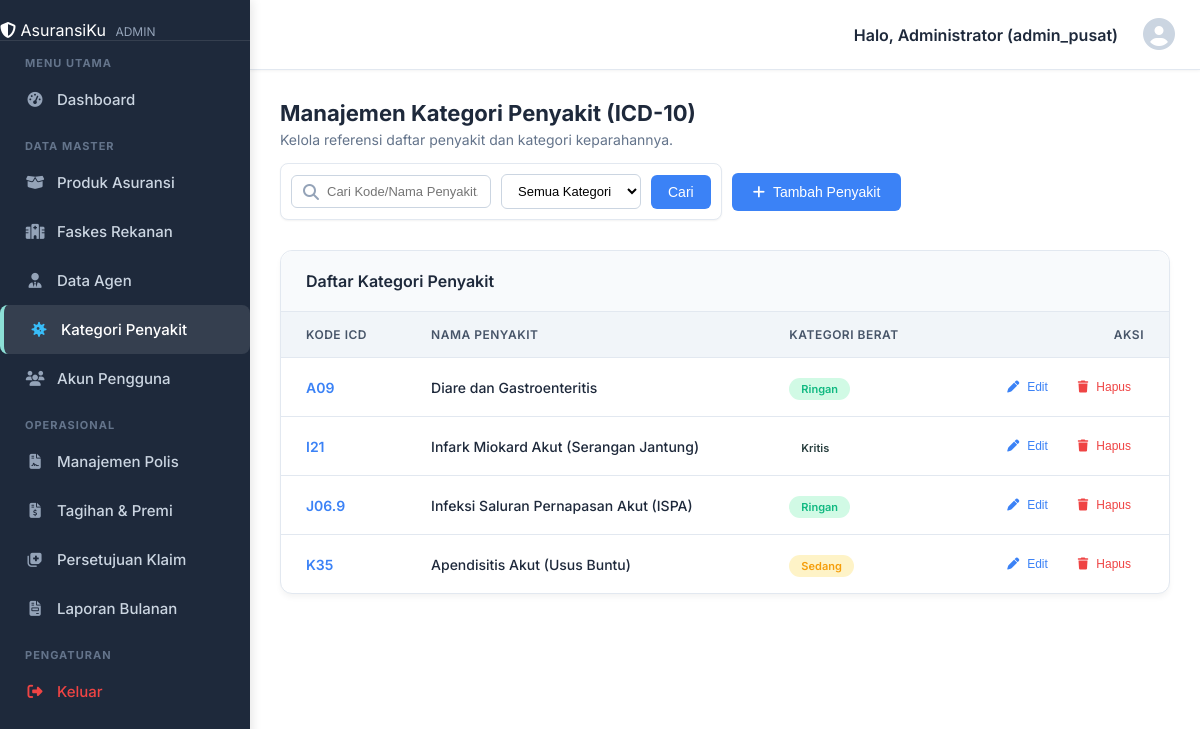
Screenshot of /admin/penyakit/index.php (signed in) with the database file from the repository.
### tables this page shows
CREATE TABLE kategori_penyakit (
    kode_icd VARCHAR(10) PRIMARY KEY,
    nama_penyakit VARCHAR(150) NOT NULL,
    kategori_berat ENUM('Ringan', 'Sedang', 'Berat', 'Kritis') NOT NULL
);

### admin/penyakit/index.php (the view, shortened to what this page needs)
<?php
    require_once __DIR__ . "/../../layouts/admin/header.php";
    $search = $_GET['search'] ?? '';
    $whereClause = "WHERE 1=1";
    $params = [];
    $query = "SELECT * FROM kategori_penyakit $whereClause ORDER BY kode_icd ASC";
    $stmt = $conn->prepare($query);
    $stmt->execute($params);
    $penyakit_list = $stmt->fetchAll(PDO::FETCH_ASSOC);
?>
<div style="margin-bottom: 30px; display: flex; justify-content: space-between; align-items: flex-end; flex-wrap: wrap; gap: 15px;">
    <div>
        <h2 style="margin: 0 0 5px 0; color: #1e293b; font-size: 22px;">Manajemen Kategori Penyakit (ICD-10)</h2>
        <p style="margin: 0; color: #64748b; font-size: 14px;">Kelola referensi daftar penyakit dan kategori keparahannya.</p>
    </div>
    <div style="display: flex; gap: 10px; align-items: center; flex-wrap: wrap;">
        <form method="GET" action="" style="display: flex; gap: 10px; align-items: center; background: white; padding: 10px; border-radius: 8px; border: 1px solid #e2e8f0; box-shadow: 0 1px 2px rgba(0,0,0,0.05);">
            <div style="position: relative;">
                <i class="fa-solid fa-search" style="position: absolute; left: 12px; top: 50%; transform: translateY(-50%); color: #94a3b8;"></i>
                <input type="text" name="search" placeholder="Cari Kode/Nama Penyakit..." value="<?php echo htmlspecialchars($search); ?>" style="padding: 8px 12px 8px 35px; border: 1px solid #cbd5e1; border-radius: 6px; font-size: 13px; width: 200px; outline: none;">
            </div>
            <select name="kategori" style="padding: 8px 12px; border: 1px solid #cbd5e1; border-radius: 6px; font-size: 13px; outline: none; background: white;">
                <option value="">Semua Kategori</option>
            </select>
            <button type="submit" class="btn-admin btn-admin-primary" style="padding: 8px 16px;">Cari</button>
        </form>
        <button onclick="openCreateModal()" class="btn-admin btn-admin-primary" style="padding: 10px 20px;">
            <i class="fa-solid fa-plus"></i> Tambah Penyakit
        </button>
    </div>
</div>
<div class="admin-card">
    <div class="admin-card-header">
        <h3>Daftar Kategori Penyakit</h3>
    </div>
    <div class="admin-card-body" style="overflow-x: auto;">
        <table class="admin-table">
            <thead>
                <tr>
                    <th>Kode ICD</th>
                    <th>Nama Penyakit</th>
                    <th>Kategori Berat</th>
                    <th style="text-align: right;">Aksi</th>
                </tr>
            </thead>
            <tbody>
                <?php if (count($penyakit_list) > 0): ?>
                    <?php foreach ($penyakit_list as $row): ?>
                    <tr>
                        <td style="font-weight: 600; color: #3b82f6;"><?php echo htmlspecialchars($row['kode_icd']); ?></td>
                        <td style="font-weight: 500; color: #1e293b;"><?php echo htmlspecialchars($row['nama_penyakit']); ?></td>
                        <td>
                            <?php
                                $cat = $row['kategori_berat'];
                                $badge = 'badge-neutral';
                                if ($cat == 'Ringan') $badge = 'badge-success';
                                else if ($cat == 'Sedang') $badge = 'badge-warning';
                                else if ($cat == 'Berat') $badge = 'badge-info';
                                else if ($cat == 'Kritis') $badge = 'badge-danger';
                            ?>
                            <span class="badge <?php echo $badge; ?>" style="font-size: 11px;">
                                <?php echo htmlspecialchars($cat); ?>
                            </span>
                        </td>
                        <td style="text-align: right;">
                            <button onclick="openEditModal(this)"
                                data-kode="<?php echo htmlspecialchars($row['kode_icd']); ?>"
                                data-nama="<?php echo htmlspecialchars($row['nama_penyakit']); ?>"
                                data-kategori="<?php echo htmlspecialchars($row['kategori_berat']); ?>"
                                class="btn-admin btn-admin-sm btn-admin-ghost-primary" title="Edit Kategori">
                                <i class="fa-solid fa-pen"></i> Edit
                            </button>
                            <button onclick="openDeleteModal('<?php echo htmlspecialchars($row['kode_icd']); ?>')"
                                class="btn-admin btn-admin-sm btn-admin-ghost-danger" title="Hapus Kategori">
                                <i class="fa-solid fa-trash"></i> Hapus
                            </button>
                        </td>
                    </tr>
                    <?php endforeach; ?>
                <?php else: ?>
                    <tr><td colspan="4" style="text-align: center; color: #94a3b8; padding: 30px;">Belum ada daftar penyakit yang terdaftar.</td></tr>
                <?php endif; ?>
            </tbody>
        </table>
    </div>
</div>
<?php require_once __DIR__ . "/../../layouts/admin/footer.php"; ?>

### layouts/css/style.css (style rules this page uses)
:root { --color-dark: #2B4141; --color-light: #F7EBEC; --color-aqua: #8CDFD6; --color-blue: #7785AC; --color-slate: #6D72C3; --font-main: 'Inter', sans-serif; }
* { box-sizing: border-box; margin: 0; padding: 0; }
body { font-family: var(--font-main); background-color: var(--color-light); color: var(--color-dark); min-height: 100vh; display: flex; flex-direction: column; overflow-x: hidden; }
:root { --color-surface: #ffffff; --color-border-light: #e2e8f0; --shadow-sm: 0 1px 2px 0 rgba(0, 0, 0, 0.05); --shadow-lg: 0 10px 15px -3px rgba(0, 0, 0, 0.1), 0 4px 6px -2px rgba(0, 0, 0, 0.05); --radius-full: 9999px; --radius-xl: 0.75rem; --radius-2xl: 1rem; --space-1: 0.25rem; --space-2: 0.5rem; --space-4: 1rem; --space-6: 1.5rem; --space-8: 2rem; --text-xs: 0.75rem; --text-sm: 0.875rem; --text-base: 1rem; --text-lg: 1.125rem; --text-2xl: 1.5rem; --text-3xl: 1.875rem; --font-semibold: 600; --font-bold: 700; --color-primary-50: #eff6ff; --color-primary-200: #bfdbfe; --color-primary-gradient: linear-gradient(135deg, var(--color-blue, #2563eb) 0%, var(--color-aqua, #06b6d4) 100%); --color-info-bg: #e0f2fe; --color-success: #10b981; --color-success-bg: #d1fae5; --color-warning: #f59e0b; --color-danger: #ef4444; --color-text: #1e293b; --color-text-secondary: #475569; --color-text-muted: #94a3b8; --color-white: #ffffff; --transition-base: all 0.3s ease; --transition-fast: all 0.15s ease; }
.badge { padding: 0.25rem 0.75rem; border-radius: var(--radius-full); font-size: var(--text-xs); font-weight: var(--font-semibold); }
.badge-success { background: var(--color-success-bg); color: var(--color-success); }
.badge-warning { background: #fef3c7; color: var(--color-warning); }
.admin-card { background: #ffffff; border-radius: 12px; border: 1px solid var(--color-border-light); box-shadow: 0 4px 6px -1px rgba(0,0,0,0.05); margin-bottom: 25px; display: flex; flex-direction: column; }
.admin-card-header { padding: 20px 25px; border-bottom: 1px solid var(--color-border-light); display: flex; justify-content: space-between; align-items: center; background: #f8fafc; border-top-left-radius: 12px; border-top-right-radius: 12px; }
.admin-card-header h3 { margin: 0; font-size: 16px; font-weight: 600; color: #1e293b; }
.admin-card-body { padding: 0; flex: 1; }
.admin-table { width: 100%; border-collapse: collapse; }
.admin-table th, .admin-table td { padding: 15px 25px; text-align: left; border-bottom: 1px solid #e2e8f0; font-size: 14px; }
.admin-table th { background: #f1f5f9; font-weight: 600; color: #475569; text-transform: uppercase; font-size: 12px; letter-spacing: 0.5px; }
.admin-table tr:last-child td { border-bottom: none; }

### layouts/admin/header.php (style rules this page uses)
.admin-card { background: #ffffff; border-radius: 12px; border: 1px solid var(--color-border-light); box-shadow: 0 4px 6px -1px rgba(0,0,0,0.05); margin-bottom: 25px; }
.admin-card-header { padding: 20px 25px; border-bottom: 1px solid var(--color-border-light); display: flex; justify-content: space-between; align-items: center; background: #f8fafc; border-top-left-radius: 12px; border-top-right-radius: 12px; }
.admin-card-header h3 { margin: 0; font-size: 16px; font-weight: 600; color: #1e293b; }
.admin-card-body { padding: 0; }
.admin-table { width: 100%; border-collapse: collapse; }
.admin-table th, .admin-table td { padding: 15px 25px; text-align: left; border-bottom: 1px solid #e2e8f0; font-size: 14px; }
.admin-table th { background: #f1f5f9; font-weight: 600; color: #475569; text-transform: uppercase; font-size: 12px; letter-spacing: 0.5px; }
.admin-table tr:last-child td { border-bottom: none; }
.btn-admin { display: inline-flex; align-items: center; justify-content: center; gap: 8px; padding: 8px 16px; font-size: 14px; font-weight: 500; border-radius: 6px; border: 1px solid transparent; cursor: pointer; transition: all 0.2s ease; text-decoration: none; white-space: nowrap; }
.btn-admin-sm { padding: 6px 12px; font-size: 12px; border-radius: 4px; }
.btn-admin-primary { background: #3b82f6; color: white; }
.btn-admin-ghost-danger { background: transparent; color: #ef4444; border: 1px solid transparent; }
.btn-admin-ghost-primary { background: transparent; color: #3b82f6; border: 1px solid transparent; }

### rows the page displays
kategori_penyakit: kode_icd "A09", nama_penyakit "Diare dan Gastroenteritis", kategori_berat "Ringan"
kategori_penyakit: kode_icd "I21", nama_penyakit "Infark Miokard Akut (Serangan Jantung)", kategori_berat "Kritis"
kategori_penyakit: kode_icd "J06.9", nama_penyakit "Infeksi Saluran Pernapasan Akut (ISPA)", kategori_berat "Ringan"
kategori_penyakit: kode_icd "K35", nama_penyakit "Apendisitis Akut (Usus Buntu)", kategori_berat "Sedang"

### other values shown
$_SESSION['username'] "admin_pusat"
